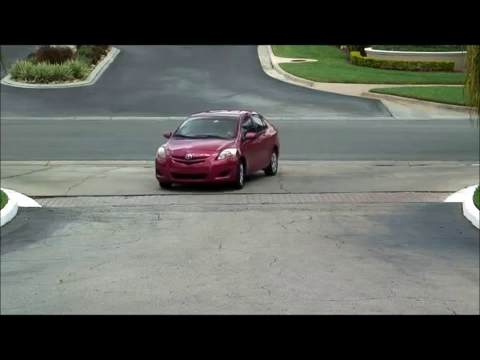
//> input picture frame 66 of video.mp4, 480 x 360 px
$ ./sub_back   (built with g++ and OpenCV 4)
//> lines starting //> are read from the running program, lines starting //| are printed output that depends on the picture; after the words box and inside, x2 and y2 are one past the last pixel; in counts of white or black regions, pixels touching at a corner belong together
#include "opencv2/imgcodecs.hpp"
#include "opencv2/imgproc.hpp"
#include "opencv2/videoio.hpp"
#include <opencv2/highgui.hpp>
#include <opencv2/video.hpp>
//C
#include <stdio.h>
//C++
#include <iostream>
#include <sstream>
#include <string>
using namespace cv;
using namespace std;
// Global variables
Mat frame; //current frame
Mat fgMaskMOG; //fg mask fg mask generated by MOG2 method
Mat bgMask;
Mat fgFrame;
Mat bgFrame;
Mat finalMat;
Ptr<BackgroundSubtractor> pMOG; //MOG2 Background subtractor
int keyboard; //input from keyboard
void help();
void processVideo();

std::string type2string(cv::Mat mat)
{
	std::string r;
	switch (mat.depth()) {
	case CV_8U:
		r = "8U";
		break;
	case CV_8S:
		r = "8S";
		break;
	case CV_16U:
		r = "16U";
		break;
	case CV_16S:
		r = "16S";
		break;
	case CV_32S:
		r = "32S";
		break;
	case CV_32F:
		r = "32F";
		break;
	case CV_64F:
		r = "64F";
		break;
	default:
		r = "User";
		break;
  }
	r = r + "C" + std::to_string(mat.channels());
	return r;
}

int main(int argc, char* argv[])
{
    //print help information

    // namedWindow("FG Mask MOG 2");
    //create Background Subtractor objects
    pMOG = createBackgroundSubtractorMOG2(); //MOG2 approach
    processVideo();
    destroyAllWindows();
    return EXIT_SUCCESS;
}
void processVideo() {
    //create the capture object
    VideoCapture capture("video.mp4");
    if(!capture.isOpened()){
        //error in opening the video input
        cerr << "Unable to open camera: " << endl;
        exit(EXIT_FAILURE);
    }
    bool pause = false;
    //read input data. ESC or 'q' for quitting
    while(1){
        //read the current frame
	if (!pause) {
		cout << "here" << endl;
		if(!capture.read(frame)) {
		    cerr << "Unable to read next frame." << endl;
		    cerr << "Exiting..." << endl;
		    exit(EXIT_FAILURE);
		}
//> frame is the input picture: 360 rows x 480 cols, CV_8UC3; mean B, G, R 93.3, 98.8, 95.3
		//update the background model
		Mat win_mat(cv::Size(frame.cols * 2, frame.rows * 2), CV_8UC3);
		pMOG->apply(frame, fgMaskMOG, -1);
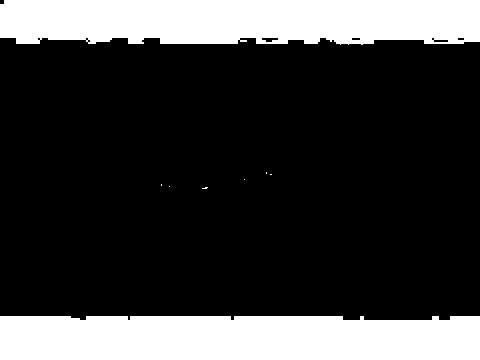
//> fgMaskMOG: 360 rows x 480 cols, CV_8UC1; values 127 (black) and 255 (white), 23.6% white; 8 white regions (6 under 20 px), largest, box (x1, y1, x2, y2) and area: (0, 316, 480, 360) 20674, (0, 0, 480, 45) 20006
		pMOG->getBackgroundImage(bgFrame);

		/* floodfill the mask for better results*/
		Mat element = getStructuringElement(MORPH_RECT, Size(3, 3), Point(-1, -1));
		cv::dilate(fgMaskMOG, fgMaskMOG, element, Point(-1, -1), 1);
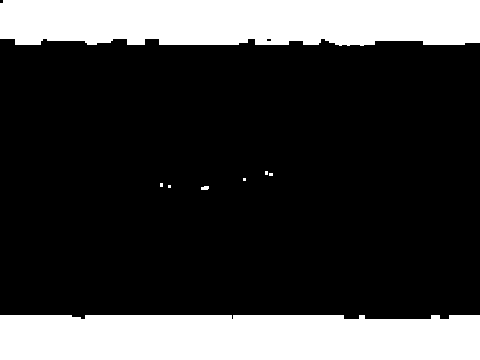
//> fgMaskMOG: 360 rows x 480 cols, CV_8UC1; values 127 (black) and 255 (white), 24.3% white; 8 white regions (5 under 20 px), largest, box (x1, y1, x2, y2) and area: (0, 315, 480, 360) 21202, (0, 0, 480, 46) 20717, (201, 186, 209, 190) 28
		for (int i = 0; i < bgMask.rows; i++)
			for (int j = 0; j < bgMask.cols; ++j)
				if (fgMaskMOG.at<uchar>(i, j) > 0)
					fgMaskMOG.at<uchar>(i, j) = 255;
		cv::Mat floodFill = fgMaskMOG.clone();
		cv::floodFill(floodFill, cv::Point(0,0), cv::Scalar(255));
//> floodFill: 360 rows x 480 cols, CV_8UC1; values 127 (black) and 255 (white), 24.3% white; 8 white regions (5 under 20 px), largest, box (x1, y1, x2, y2) and area: (0, 315, 480, 360) 21202, (0, 0, 480, 46) 20726, (201, 186, 209, 190) 28
		bitwise_not(floodFill, floodFill);
		floodFill = fgMaskMOG | floodFill;
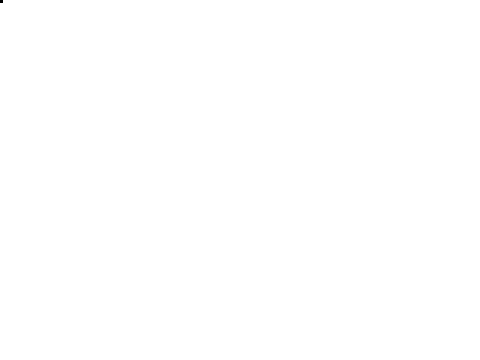
//> floodFill: 360 rows x 480 cols, CV_8UC1; values 127 (black) and 255 (white), 100% white; 1 black region (1 under 20 px)
		fgMaskMOG = floodFill;

		/* get background mask */
		cv::bitwise_not(fgMaskMOG, bgMask);
//> bgMask: 360 rows x 480 cols, CV_8UC1; values 0 (black) and 128 (white), 0.01% white; 1 white region (1 under 20 px)

		cv::cvtColor(bgMask, bgMask, CV_GRAY2BGR);
		cv::cvtColor(fgMaskMOG, fgMaskMOG, CV_GRAY2BGR);

		/* mask original frame
		 * fill holes in the frame by masking the background
		 */
		cv::bitwise_and(bgMask, frame, fgFrame);
//> fgFrame: 360 rows x 480 cols, CV_8UC3; every value is 0
		cv::bitwise_and(bgFrame, fgMaskMOG, bgFrame);
		cv::bitwise_or(fgFrame, bgFrame, finalMat);

		frame.copyTo(win_mat(Rect(0, 0, frame.cols, frame.rows)));
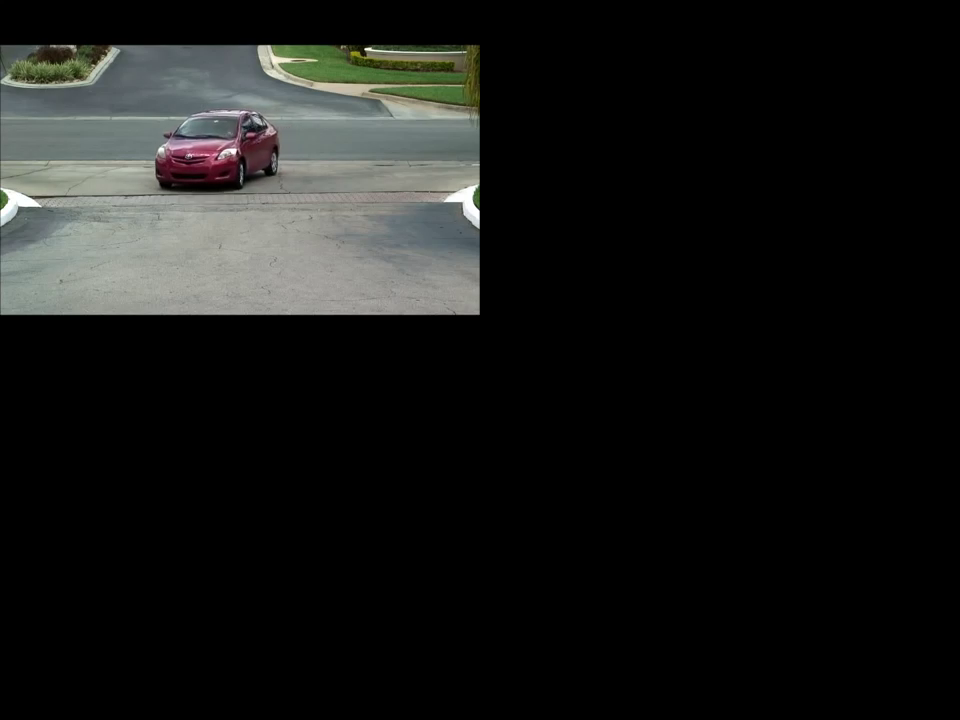
//> win_mat: 720 rows x 960 cols, CV_8UC3; mean B, G, R 23.3, 24.7, 23.8
		bgFrame.copyTo(win_mat(Rect(frame.cols, 0, frame.cols, frame.rows)));
		fgFrame.copyTo(win_mat(Rect(0, frame.rows, frame.cols, frame.rows)));
		finalMat.copyTo(win_mat(Rect(frame.cols, frame.rows, frame.cols, frame.rows)));
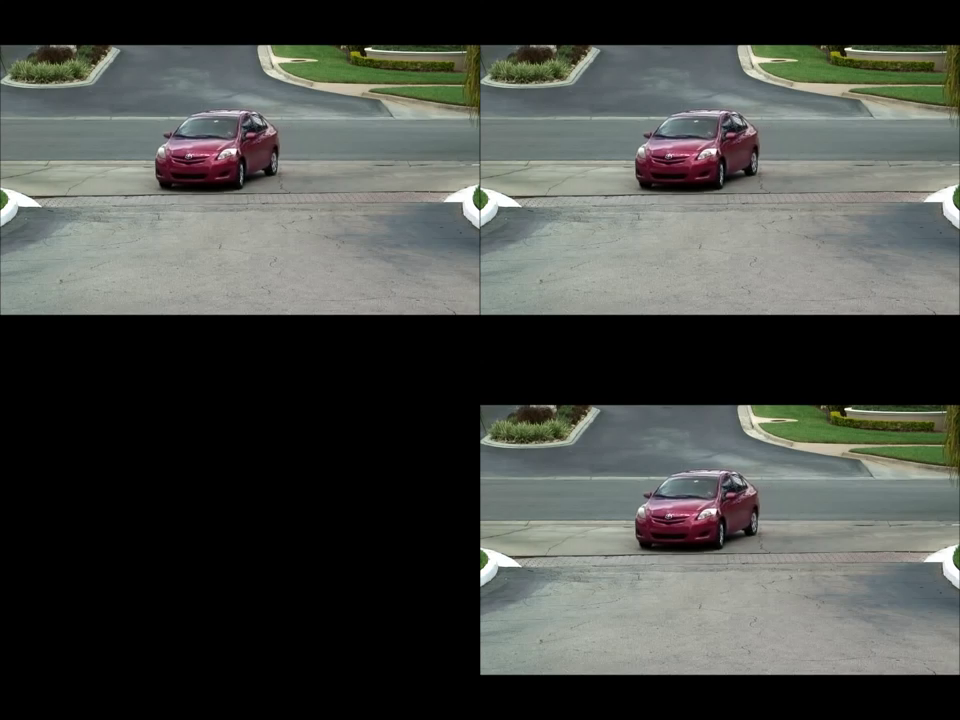
//> win_mat: 720 rows x 960 cols, CV_8UC3; mean B, G, R 70, 74.1, 71.5
	// [4 lines of commented-out code are left out]
		imshow("project", win_mat);
	    }
	char key = waitKey(30);
//> the 'q' key is pressed
	if (key == 'p')
		pause = !pause;
	else if (key == 's')
		break;
    }
    //delete capture object
    capture.release();
}

$ run again, starting later in the video
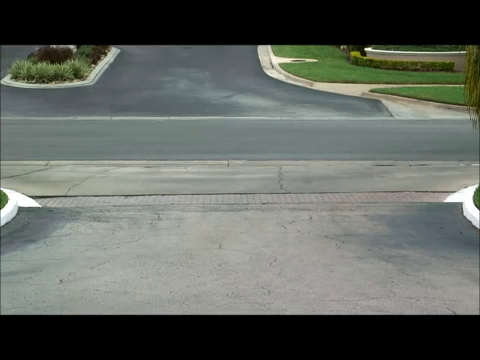
//> input picture frame 297 of video.mp4, 480 x 360 px
//> in processVideo, frame is the input picture: 360 rows x 480 cols, CV_8UC3; mean B, G, R 96.1, 102.5, 97.4
//> in processVideo, `cv::dilate(fgMaskMOG, fgMaskMOG, element, Point(-1, -1), 1);`:
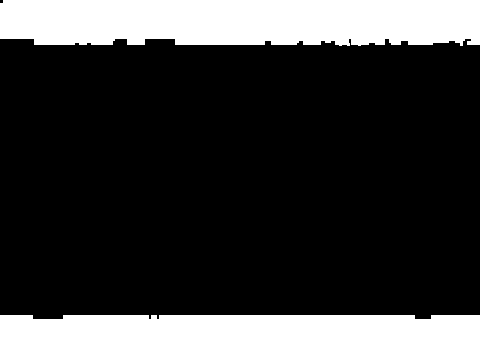
//> fgMaskMOG: 360 rows x 480 cols, CV_8UC1; values 127 (black) and 255 (white), 24.5% white; 2 white regions, box (x1, y1, x2, y2) and area: (0, 315, 480, 360) 21400, (0, 0, 480, 46) 20863
//> fgFrame: 360 rows x 480 cols, CV_8UC3; every value is 0
//> in processVideo, `finalMat.copyTo(win_mat(Rect(frame.cols, frame.rows, frame.cols, frame..`:
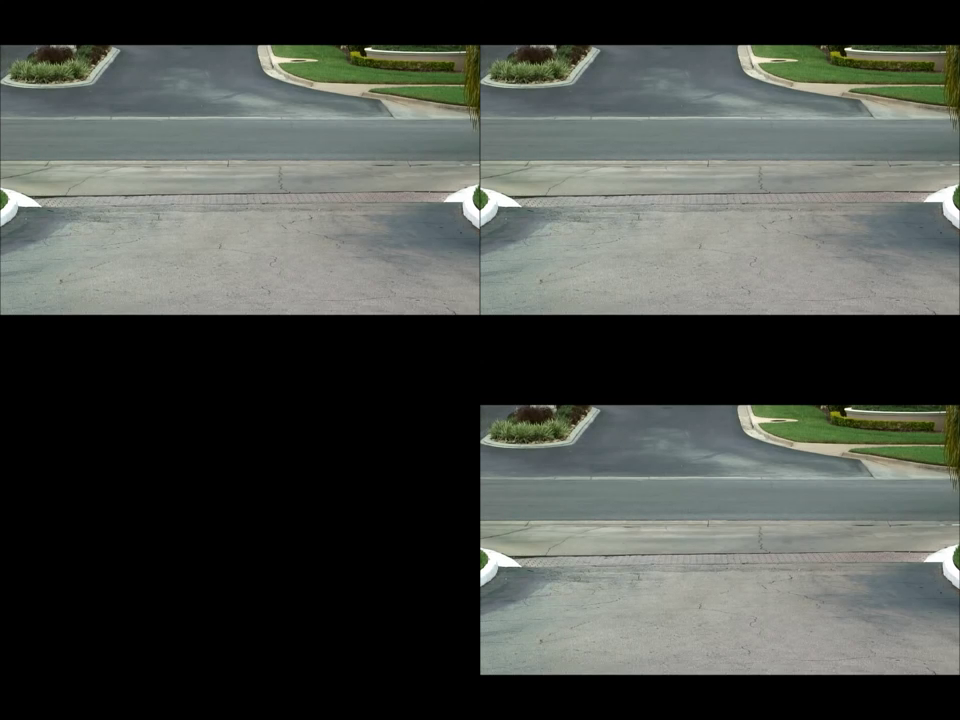
//> win_mat: 720 rows x 960 cols, CV_8UC3; mean B, G, R 72, 76.9, 73.1

$ run again, starting later in the video
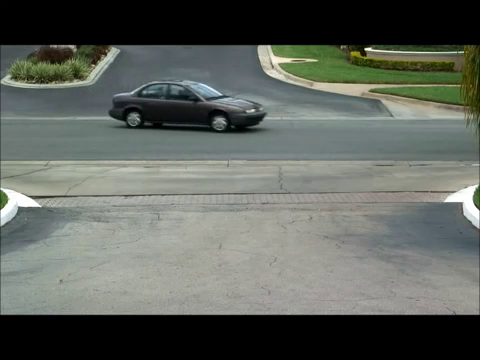
//> input picture frame 528 of video.mp4, 480 x 360 px
//> in processVideo, frame is the input picture: 360 rows x 480 cols, CV_8UC3; mean B, G, R 93.4, 100, 95.3
//> in processVideo, `cv::dilate(fgMaskMOG, fgMaskMOG, element, Point(-1, -1), 1);`:
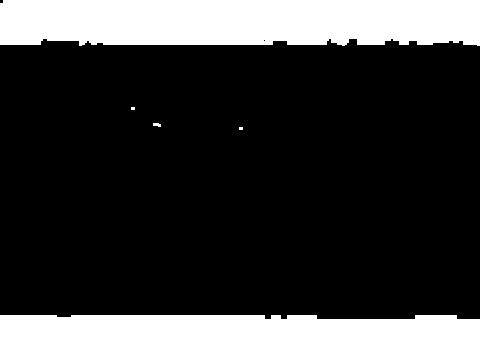
//> fgMaskMOG: 360 rows x 480 cols, CV_8UC1; values 127 (black) and 255 (white), 24.4% white; 5 white regions (2 under 20 px), largest, box (x1, y1, x2, y2) and area: (0, 0, 480, 46) 21103, (0, 315, 480, 360) 21040, (153, 123, 161, 127) 25
//> fgFrame: 360 rows x 480 cols, CV_8UC3; every value is 0
//> in processVideo, `finalMat.copyTo(win_mat(Rect(frame.cols, frame.rows, frame.cols, frame..`:
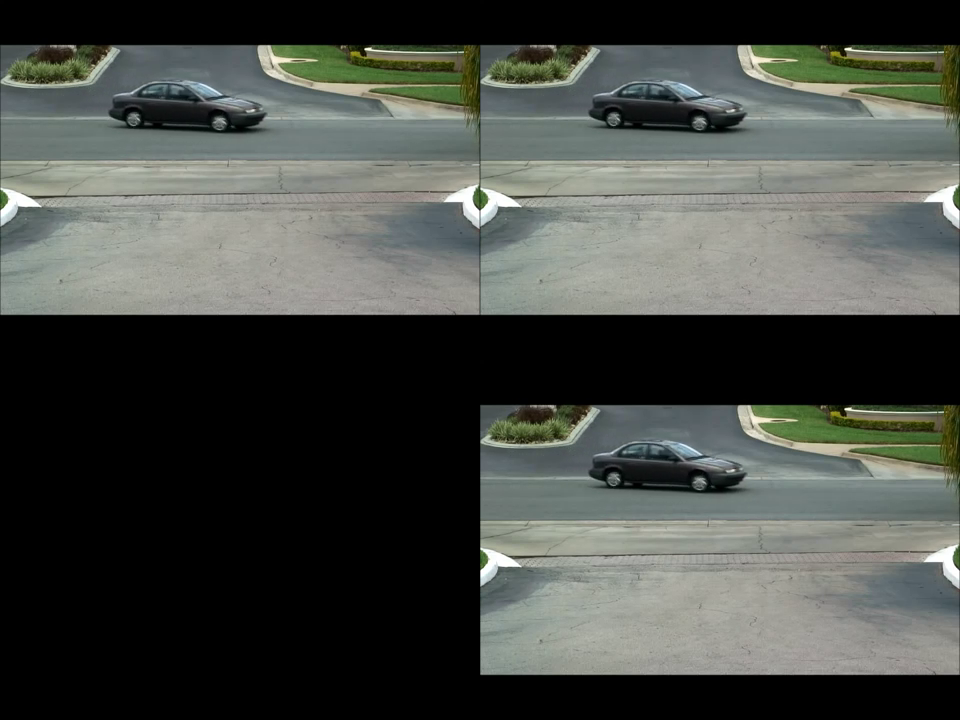
//> win_mat: 720 rows x 960 cols, CV_8UC3; mean B, G, R 70.1, 75, 71.5
